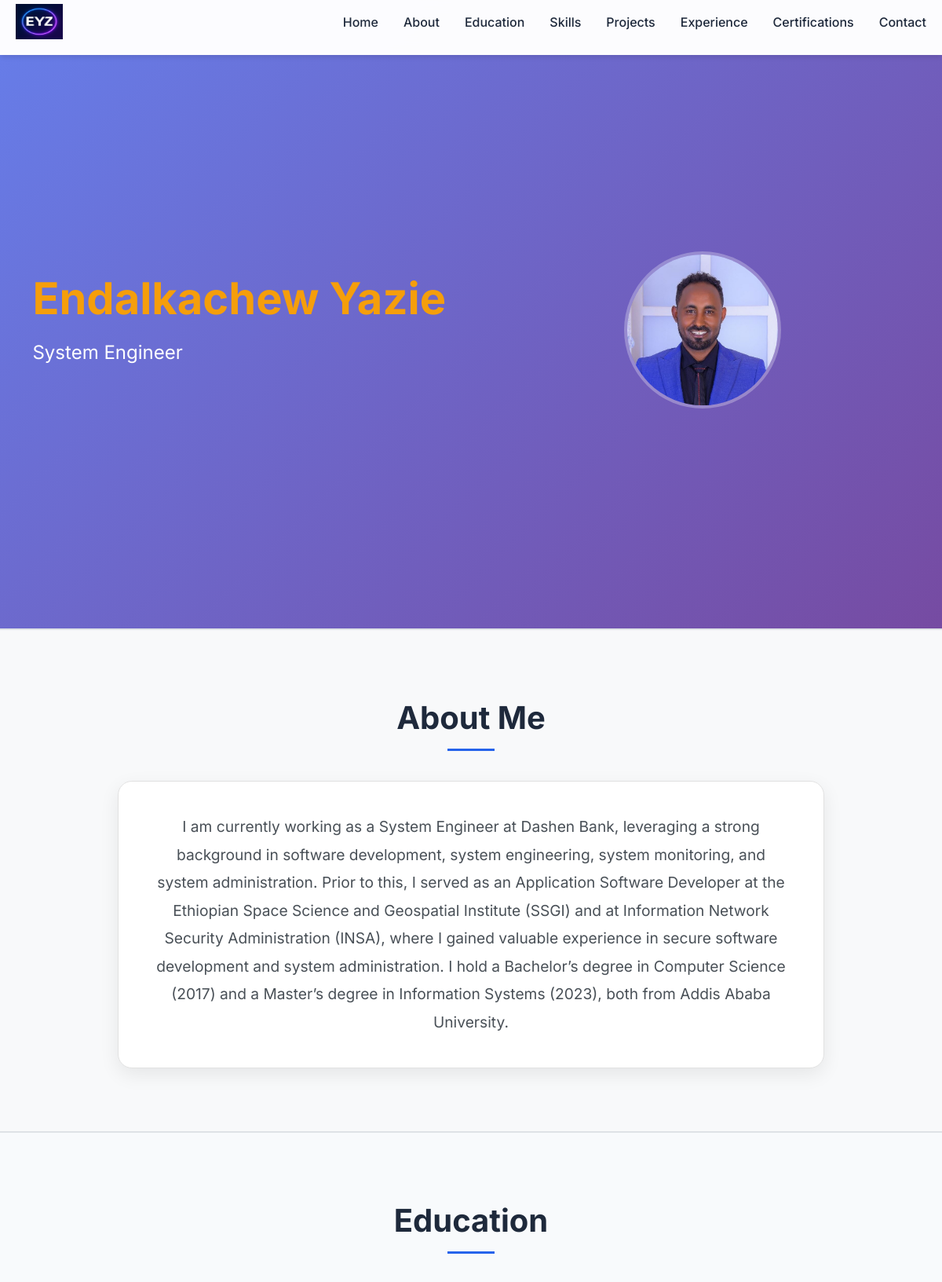
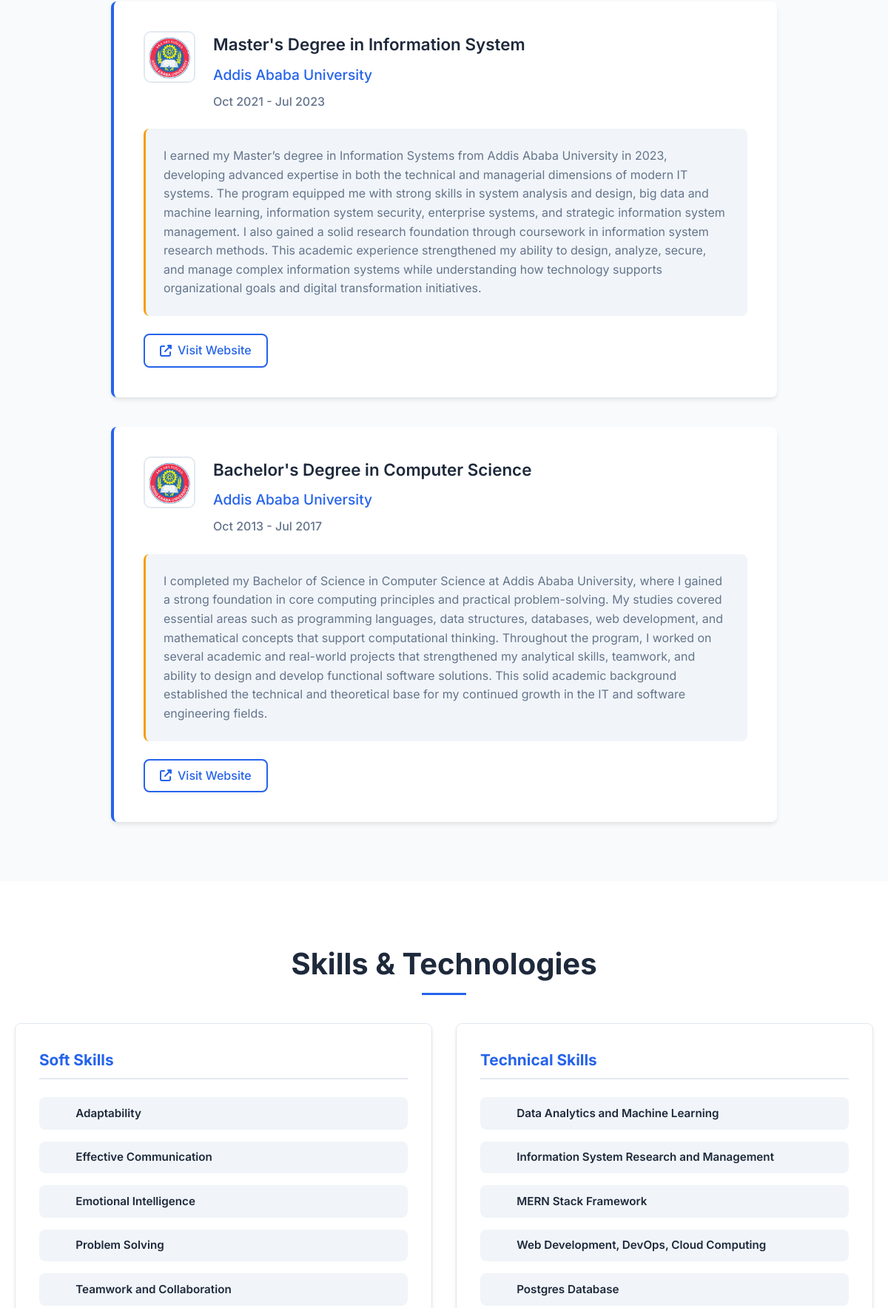
Page /?scroll=contact (upper part) on the committed database (2 pictures, top to bottom).
### core/models.py (models this page shows, shortened)
class PersonalInfo(models.Model):
    user = models.OneToOneField(User, on_delete=models.CASCADE)
    full_name = models.CharField(max_length=100)
    job_title = models.CharField(max_length=100, blank=True, null=True)
    bio = models.TextField(blank=True, null=True)
    email = models.EmailField()
    phone = models.CharField(max_length=20, blank=True, null=True)
    location = models.CharField(max_length=100, blank=True, null=True)
    profile_image = models.ImageField(upload_to='profile/', blank=True, null=True)
    resume = models.FileField(upload_to='resumes/', blank=True, null=True)
    updated_at = models.DateTimeField(auto_now=True)

class Education(models.Model):
    DEGREE_CHOICES = [
        ('high_school', 'High School'),
        ('diploma', 'Diploma'),
        ('associate', 'Associate Degree'),
        ('bachelor', 'Bachelor\'s Degree'),
        ('master', 'Master\'s Degree'),
        ('phd', 'PhD'),
        ('certificate', 'Certificate'),
        ('other', 'Other'),
    ]
    institution = models.CharField(max_length=200)
    degree = models.CharField(max_length=50, choices=DEGREE_CHOICES, default='bachelor')
    field_of_study = models.CharField(max_length=100)
    start_date = models.DateField()
    end_date = models.DateField(blank=True, null=True)
    currently_studying = models.BooleanField(default=False)
    description = models.TextField(blank=True, null=True)
    grade = models.CharField(max_length=50, blank=True, null=True)
    institution_logo = models.ImageField(upload_to='education_logos/', blank=True, null=True)
    website = models.URLField(blank=True, null=True)
    created_at = models.DateTimeField(auto_now_add=True)
    class Meta:
        ordering = ['-start_date']
        verbose_name_plural = "Education"

class Skill(models.Model):
    CATEGORY_CHOICES = [
        ('technical', 'Technical Skills'),
        ('Softskils', 'Soft Skills'),
    ]
    skill_name = models.CharField(max_length=50)
    category = models.CharField(max_length=20, choices=CATEGORY_CHOICES, default='other')
    display_order = models.IntegerField(default=0)
    created_at = models.DateTimeField(auto_now_add=True)
    class Meta:
        ordering = ['category', 'display_order', 'skill_name']

### core/views.py (the view)
# urls.py: path('', views.home, name='home'),  # root URL
def home(request, scroll=None):
    try:
        personal_info = PersonalInfo.objects.first()
        education = Education.objects.all().order_by('-start_date')
        skills = Skill.objects.all()
        projects = Project.objects.all()
        experience = Experience.objects.all().order_by('-start_date')
        certifications = Certification.objects.all().order_by('-issue_date')
        social_links = SocialLink.objects.all().order_by('display_order')
        skills_by_category = {}
        for skill in skills:
            category_display = skill.get_category_display()
            if category_display not in skills_by_category:
                skills_by_category[category_display] = []
            skills_by_category[category_display].append(skill)
        projects_count = projects.count()
        certifications_count = certifications.count()
        total_months = 0
        for exp in experience:
            end_date = exp.end_date if exp.end_date else date.today()
            total_months += (end_date.year - exp.start_date.year) * 12 + (end_date.month - exp.start_date.month)
        experience_years = total_months // 12
        context = {
            'personal_info': personal_info,
            'education': education,
            'skills_by_category': skills_by_category,
            'projects': projects,
            'experience': experience,
            'certifications': certifications,
            'social_links': social_links,
            'projects_count': projects_count,
            'certifications_count': certifications_count,
            'experience_years': experience_years,
        }
        scroll = request.GET.get("scroll")
        if scroll:
            context["scroll_to"]="contact"
        return render(request, 'portfolio.html', context)
    except Exception as e:
        print(f"Error in home view: {e}")
        return render(request, 'portfolio.html', {})

### templates/portfolio.html (shortened to what this page needs)
{% extends 'base.html' %}
{% load static %}
{% block content %}
    <section id="home" class="hero">
        <div class="container">
            <div class="hero-content">
                <div class="hero-text">
                    <h1 class="hero-title"> <span class="highlight">
                        {% if personal_info %}{{ personal_info.full_name }}{% else %}Your Name{% endif %}
                    </span></h1>
                    <h2 class="hero-subtitle">
                        {% if personal_info %}{{ personal_info.job_title }}{% else %}Full Stack Developer{% endif %}
                    </h2>
               </div>
                <div class="hero-image">
                    <div class="image-placeholder">
                        {% if personal_info and personal_info.profile_image %}
                            <img src="{{ personal_info.profile_image.url }}" alt="{{ personal_info.full_name }}">
                        {% else %}
                            <i class="fas fa-user"></i>
                        {% endif %}
                    </div>
                </div>
            </div>
        </div>
    </section>
<section id="about" class="about reveal">
    <div class="container">
        <h2 class="section-title">About Me</h2>
        <div class="about-card">
            <p>
                {{ personal_info.bio|default:"I am a passionate developer with experience in creating modern web applications. I enjoy solving complex problems and building efficient, scalable solutions." }}
            </p>
        </div>
    </div>
</section>
<section id="education" class="education">
        <div class="container">
            <h2 class="section-title">Education</h2>
            <div class="education-timeline">
                {% for edu in education %}
                <div class="education-item">
                    <div class="education-header">
                        {% if edu.institution_logo %}
                            <img src="{{ edu.institution_logo.url }}" alt="{{ edu.institution }} logo" class="education-logo">
                        {% else %}
                            <div class="education-logo-placeholder">
                                <i class="fas fa-graduation-cap"></i>
                            </div>
                        {% endif %}
                        <div class="education-info">
                            <h3>{{ edu.get_degree_display }} in {{ edu.field_of_study }}</h3>
                            <h4>{{ edu.institution }}</h4>
                            <span class="education-date">
                                {{ edu.start_date|date:"M Y" }} -
                                {% if edu.currently_studying %}Present{% else %}{{ edu.end_date|date:"M Y" }}{% endif %}
                            </span>
                        </div>
                    </div>
                    {% if edu.description %}
                    <div class="education-description">
                        <p>{{ edu.description }}</p>
                    </div>
                    {% endif %}
                    {% if edu.website %}
                    <div class="education-links">
                        <a href="{{ edu.website }}" target="_blank" class="btn btn-outline">
                            <i class="fas fa-external-link-alt"></i> Visit Website
                        </a>
                    </div>
                    {% endif %}
                </div>
                {% empty %}
                <div class="no-education">
                    <p>No education information available.</p>
                </div>
                {% endfor %}
            </div>
        </div>
</section>
<section id="skills" class="skills reveal fade-in">
    <div class="container">
        <h2 class="section-title">Skills & Technologies</h2>
        <div class="skills-grid">
            {% for category, skills in skills_by_category.items %}
            <div class="skill-category">
                <h3>{{ category }}</h3>
                <div class="skills-list">
                    {% for skill in skills %}
<div class="skill-item">
    <span class="skill-name">{{ skill.skill_name }}</span>
</div>
                    {% endfor %}
                </div>
            </div>
            {% empty %}
            <div class="no-skills">
                <p>No skills found.</p>
            </div>
            {% endfor %}
        </div>
    </div>
</section>
{% endblock %}

### rows in the picture
PersonalInfo: full_name "Endalkachew Yazie", job_title "System Engineer", profile_image (picture), bio "I am currently working as a System Engineer at Dashen Bank, leveraging a strong background in software development, system engineering, system monitoring, and system administration. Prior to this, I served as an Application Software Developer at the Ethiopian Space Science and Geospatial Institute (SSGI) and at Information Network Security Administration (INSA), where I gained valuable experience in secure software development and system administration. I hold a Bachelor’s degree in Computer Science (2017) and a Master’s degree in Information Systems (2023), both from Addis Ababa University."
Education: institution_logo (picture), degree "Master's Degree", field_of_study "Information System", institution "Addis Ababa University", start_date "Oct 2021", end_date "Jul 2023", description "I earned my Master’s degree in Information Systems from Addis Ababa University in 2023, developing advanced expertise in both the technical and managerial dimensions of modern IT systems. The program equipped me with strong skills in system analysis and design, big data and machine learning, information system security, enterprise systems, and strategic information system management. I also gained a solid research foundation through coursework in information system research methods. This academic experience strengthened my ability to design, analyze, secure, and manage complex information systems while understanding how technology supports organizational goals and digital transformation…"
Education: institution_logo (picture), degree "Bachelor's Degree", field_of_study "Computer Science", institution "Addis Ababa University", start_date "Oct 2013", end_date "Jul 2017", description "I completed my Bachelor of Science in Computer Science at Addis Ababa University, where I gained a strong foundation in core computing principles and practical problem-solving. My studies covered essential areas such as programming languages, data structures, databases, web development, and mathematical concepts that support computational thinking. Throughout the program, I worked on several academic and real-world projects that strengthened my analytical skills, teamwork, and ability to design and develop functional software solutions. This solid academic background established the technical and theoretical base for my continued growth in the IT and software engineering fields."
Skill: category "Soft Skills", skill_name "Adaptability"
Skill: skill_name "Effective Communication"
Skill: skill_name "Emotional Intelligence"
Skill: skill_name "Problem Solving"
Skill: skill_name "Teamwork and Collaboration"
Skill: category "Technical Skills", skill_name "Data Analytics and Machine Learning"
Skill: skill_name "Information System Research and Management"
Skill: skill_name "MERN Stack Framework"
Skill: skill_name "Web Development, DevOps, Cloud Computing"
Skill: skill_name "Postgres Database"
